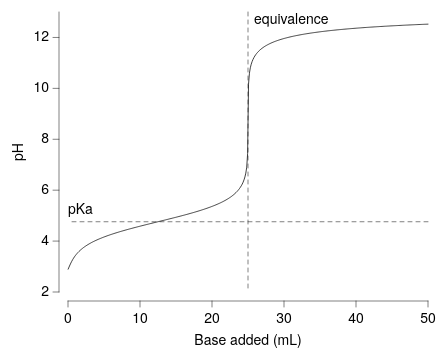

This figure's Vega-Lite source:
### Vega-Lite specification from a JSON file in a GitHub repository (floating-point values rounded to 4 significant figures; data arrays with more than 128 entries replaced by an {"elided": "..."} marker saying what was removed)
{"background": null, "config": {"arc": {"fill": "#DBDBDB", "fillOpacity": 1.0, "innerRadius": 35.0, "padAngle": 0.03, "stroke": "black", "strokeOpacity": 1, "strokeWidth": 0.25}, "area": {"fill": "#DBDBDB", "fillOpacity": 1.0, "stroke": "black", "strokeOpacity": 1, "strokeWidth": 0.25}, "axis": {"domain": true, "domainCap": "round", "domainColor": "black", "domainWidth": 0.25, "grid": false, "gridCap": "round", "gridColor": "#F1F1F1", "gridDash": [0, 0], "gridOpacity": 1.0, "gridWidth": 0.25, "labelColor": "black", "labelFont": "Helvetica Neue, HelveticaNeue, Helvetica, Arial, sans-serif", "labelFontSize": 7, "labelFontStyle": "normal", "labelFontWeight": 400, "offset": 4.5, "ticks": true, "tickCap": "round", "tickColor": "black", "tickRound": false, "tickSize": 3, "tickWidth": 0.25, "titleColor": "black", "titleFont": "Helvetica Neue, HelveticaNeue, Helvetica, Arial, sans-serif", "titleFontSize": 7, "titleFontStyle": "normal", "titleFontWeight": 400}, "axisX": {"domain": true, "labelAlign": "center", "labelAngle": 0, "labels": true, "ticks": true, "translate": 0}, "axisY": {"domain": true, "labelAlign": "right", "labelAngle": 0, "labels": true, "ticks": true, "translate": 0}, "axisRight": {"domain": true, "labelAlign": "left", "labelAngle": 0, "labels": true, "ticks": true, "translate": 0}, "axisTop": {"domain": true, "labelAlign": "center", "labelAngle": 0, "labels": true, "ticks": true, "translate": 0}, "axisBand": {"tickOffset": 0}, "bar": {"fill": "#DBDBDB", "fillOpacity": 1.0, "stroke": "black", "strokeOpacity": 1, "strokeWidth": 0.25}, "boxplot": {"size": 12.6, "ticks": {"cornerRadius": 0.25, "fill": "black", "opacity": 1, "size": 6.3, "thickness": 0.25}, "box": {"fillOpacity": 1.0, "stroke": "black", "strokeOpacity": 1, "strokeWidth": 0.25}, "median": {"cornerRadius": 0, "fill": "black", "fillOpacity": 1.0, "opacity": 1, "size": 12.6, "thickness": 0.25}, "rule": {"fill": "black", "fillOpacity": 1.0, "size": 14.0, "stroke": "black", "strokeDash": [0, 0], "strokeOpacity": 1, "strokeWidth": 0.25}, "outliers": {"color": "black", "fill": "black", "fillOpacity": 1.0, "size": 0, "stroke": "black", "strokeOpacity": 1, "strokeWidth": 0.25}}, "circle": {"fill": "black", "fillOpacity": 1.0, "size": 1.75, "stroke": null, "strokeOpacity": 1, "strokeWidth": 0.25}, "errorband": {"band": {"fillOpacity": 0.6, "stroke": null, "strokeWidth": 0.25, "strokeOpacity": 1}, "borders": {"opacity": 0, "strokeOpacity": 0.25, "strokeWidth": 1}}, "errorbar": {"opacity": 1, "rule": {"strokeDash": [0, 0], "strokeWidth": 0.25}, "ticks": {"color": "black", "cornerRadius": 0.125, "opacity": 1, "size": 8.4, "thickness": 0.25}, "thickness": 0.25}, "font": "Helvetica Neue, HelveticaNeue, Helvetica, Arial, sans-serif", "geoshape": {"fill": "#DBDBDB", "fillOpacity": 1.0, "stroke": "black", "strokeOpacity": 1, "strokeWidth": 0.25}, "header": {"labelColor": "black", "labelFont": "Helvetica Neue, HelveticaNeue, Helvetica, Arial, sans-serif", "labelFontSize": 7, "labelFontStyle": "normal", "labelFontWeight": 400, "titleColor": "black", "titleFont": "Helvetica Neue, HelveticaNeue, Helvetica, Arial, sans-serif", "titleFontSize": 7, "titleFontStyle": "normal", "titleFontWeight": 400, "titlePadding": 0}, "legend": {"disable": false, "offset": 4.5, "titlePadding": 4, "labelOffset": 2, "gradientLabelOffset": 2, "gradientLength": 70.0, "gradientThickness": 7.0, "gradientOpacity": 1.0, "gradientStrokeColor": "black", "gradientStrokeWidth": 0.25, "labelColor": "black", "labelFont": "Helvetica Neue, HelveticaNeue, Helvetica, Arial, sans-serif", "labelFontSize": 7, "labelFontStyle": "normal", "labelFontWeight": 400, "strokeColor": "black", "strokeWidth": 0, "symbolSize": 42, "symbolStrokeColor": "black", "symbolStrokeWidth": 0.25, "titleColor": "black", "titleFont": "Helvetica Neue, HelveticaNeue, Helvetica, Arial, sans-serif", "titleFontSize": 7, "titleFontStyle": "normal", "titleFontWeight": 400}, "line": {"color": "black", "stroke": "black", "strokeCap": "round", "strokeDash": [0, 0], "strokeOpacity": 1, "strokeWidth": 0.375}, "point": {"filled": true, "fill": "#DBDBDB", "fillOpacity": 1.0, "size": 7.0, "stroke": "black", "strokeOpacity": 1, "strokeWidth": 0.25}, "range": {"category": ["#5CA7B1", "#CDDEF3", "#B7B3E4", "#B3DAB5", "#F5E1B3", "#3D727B", "#8AA8D2", "#867DAC", "#80A988", "#CBB17A", "#204148", "#59719A", "#584C77", "#507B5F", "#9D824D"], "diverging": {"scheme": ["#C35082", "#CE6D94", "#D989A7", "#E2A4BA", "#EABFCE", "#F1DBE2", "#F6F6F6", "#D7E0EB", "#B9CBE0", "#9BB6D5", "#7DA1C9", "#5F8CBD", "#4177B1"]}, "heatmap": {"scheme": ["#32022B", "#43044D", "#4C196E", "#4D338C", "#484DA6", "#3A68BB", "#1D83CA", "#1D9CCB", "#23B5C9", "#28CDC5", "#4DE0B4", "#91EE9F"]}, "ordinal": {"scheme": ["#F1F1F1", "#DBDBDB", "#C6C6C6", "#B2B2B2", "#9D9D9D", "#898989", "#767676", "#636363", "#515151", "#404040", "#2F2F2F", "#1F1F1F"]}, "ramp": {"scheme": ["#32022B", "#43044D", "#4C196E", "#4D338C", "#484DA6", "#3A68BB", "#1D83CA", "#1D9CCB", "#23B5C9", "#28CDC5", "#4DE0B4", "#91EE9F"]}}, "rule": {"color": "black", "stroke": "black", "strokeCap": "round", "strokeDash": [2, 2], "strokeOpacity": 1, "strokeWidth": 0.25}, "scale": {"bandPaddingInner": 0.1, "bandPaddingOuter": 0.1, "round": false}, "rect": {"fill": "#DBDBDB", "fillOpacity": 1.0, "stroke": "black", "strokeOpacity": 1, "strokeWidth": 0.25}, "square": {"fill": "#DBDBDB", "fillOpacity": 1.0, "size": 14.0, "stroke": "black", "strokeOpacity": 1, "strokeWidth": 0.25}, "text": {"color": "black", "font": "Helvetica Neue, HelveticaNeue, Helvetica, Arial, sans-serif", "fontSize": 7, "fontStyle": "normal", "fontWeight": 400}, "tick": {"color": "black", "cornerRadius": 0.125, "opacity": 1.0, "size": 12.6, "thickness": 0.25}, "title": {"anchor": "middle", "frame": "group", "color": "black", "font": "Helvetica Neue, HelveticaNeue, Helvetica, Arial, sans-serif", "fontSize": 7, "fontStyle": "normal", "fontWeight": 400, "subtitleColor": "black", "subtitleFont": "Helvetica Neue, HelveticaNeue, Helvetica, Arial, sans-serif", "subtitleFontSize": "Helvetica Neue, HelveticaNeue, Helvetica, Arial, sans-serif", "subtitleFontStyle": "normal", "subtitleFontWeight": 400}, "trail": {"color": "black", "opacity": 1, "size": 0.375}, "view": {"continuousWidth": 180, "continuousHeight": 140, "discreteWidth": 180, "discreteHeight": 140, "fill": null, "stroke": null, "strokeWidth": 0.25}}, "layer": [{"data": {"name": "data-9166425d4191514ae115a8b70e47660b"}, "mark": {"type": "line"}, "encoding": {"x": {"field": "Vb", "scale": {"domain": [0, 50], "nice": false}, "title": "Base added (mL)", "type": "quantitative"}, "y": {"field": "pH", "scale": {"domain": [2, 13], "nice": false}, "title": "pH", "type": "quantitative"}}}, {"layer": [{"data": {"values": [{"__dysonsphere__": 1}]}, "mark": {"type": "rule", "opacity": 1.0}, "encoding": {"x": {"datum": 25.0}}}, {"data": {"values": [{"__dysonsphere__": 1}]}, "mark": {"type": "text", "align": "left", "baseline": "top", "dx": 3, "dy": 0, "fontSize": 7}, "encoding": {"text": {"value": "equivalence"}, "x": {"datum": 25.0}, "y": {"value": 0}}}]}, {"layer": [{"data": {"values": [{"__dysonsphere__": 1}]}, "mark": {"type": "rule", "opacity": 1.0, "strokeDash": [2, 2]}, "encoding": {"y": {"datum": 4.76}}}, {"data": {"values": [{"__dysonsphere__": 1}]}, "mark": {"type": "text", "align": "left", "baseline": "bottom", "dx": 0, "dy": -3, "fontSize": 7}, "encoding": {"text": {"value": "pKa"}, "x": {"value": 0}, "y": {"datum": 4.76}}}]}], "$schema": "https://vega.github.io/schema/vega-lite/v6.4.1.json", "datasets": {"data-9166425d4191514ae115a8b70e47660b": {"elided": "400 records"}}}
